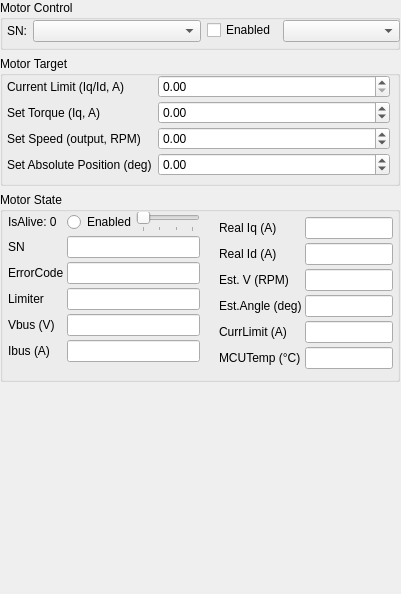
<?xml version="1.0" encoding="UTF-8"?>
<ui version="4.0">
 <class>MotorDebugger</class>
 <widget class="QMainWindow" name="MotorDebugger">
  <property name="geometry">
   <rect>
    <x>0</x>
    <y>0</y>
    <width>401</width>
    <height>594</height>
   </rect>
  </property>
  <property name="sizePolicy">
   <sizepolicy hsizetype="Fixed" vsizetype="Fixed">
    <horstretch>0</horstretch>
    <verstretch>0</verstretch>
   </sizepolicy>
  </property>
  <property name="minimumSize">
   <size>
    <width>401</width>
    <height>594</height>
   </size>
  </property>
  <property name="maximumSize">
   <size>
    <width>401</width>
    <height>594</height>
   </size>
  </property>
  <property name="acceptDrops">
   <bool>false</bool>
  </property>
  <property name="windowTitle">
   <string>MotorDebugger</string>
  </property>
  <widget class="QWidget" name="centralwidget">
   <widget class="QWidget" name="gridLayoutWidget">
    <property name="geometry">
     <rect>
      <x>0</x>
      <y>0</y>
      <width>402</width>
      <height>391</height>
     </rect>
    </property>
    <layout class="QGridLayout" name="gridLayout" rowstretch="1,0,0">
     <property name="sizeConstraint">
      <enum>QLayout::SizeConstraint::SetFixedSize</enum>
     </property>
     <item row="2" column="0">
      <widget class="QGroupBox" name="groupBox_3">
       <property name="sizePolicy">
        <sizepolicy hsizetype="Fixed" vsizetype="Fixed">
         <horstretch>0</horstretch>
         <verstretch>0</verstretch>
        </sizepolicy>
       </property>
       <property name="minimumSize">
        <size>
         <width>400</width>
         <height>190</height>
        </size>
       </property>
       <property name="maximumSize">
        <size>
         <width>400</width>
         <height>190</height>
        </size>
       </property>
       <property name="title">
        <string>Motor State</string>
       </property>
       <widget class="QWidget" name="horizontalLayoutWidget_2">
        <property name="geometry">
         <rect>
          <x>0</x>
          <y>20</y>
          <width>401</width>
          <height>212</height>
         </rect>
        </property>
        <layout class="QHBoxLayout" name="horizontalLayout_2">
         <property name="spacing">
          <number>3</number>
         </property>
         <item>
          <layout class="QFormLayout" name="formLayout_4">
           <property name="verticalSpacing">
            <number>4</number>
           </property>
           <property name="leftMargin">
            <number>8</number>
           </property>
           <property name="rightMargin">
            <number>8</number>
           </property>
           <item row="0" column="1">
            <layout class="QFormLayout" name="formLayout_14">
             <item row="0" column="0">
              <widget class="QRadioButton" name="motorStateEnabledButton">
               <property name="mouseTracking">
                <bool>false</bool>
               </property>
               <property name="focusPolicy">
                <enum>Qt::FocusPolicy::NoFocus</enum>
               </property>
               <property name="text">
                <string>Enabled</string>
               </property>
               <property name="autoExclusive">
                <bool>false</bool>
               </property>
              </widget>
             </item>
             <item row="0" column="1">
              <widget class="QSlider" name="motorStateModeSlider">
               <property name="focusPolicy">
                <enum>Qt::FocusPolicy::NoFocus</enum>
               </property>
               <property name="contextMenuPolicy">
                <enum>Qt::ContextMenuPolicy::NoContextMenu</enum>
               </property>
               <property name="maximum">
                <number>3</number>
               </property>
               <property name="pageStep">
                <number>1</number>
               </property>
               <property name="tracking">
                <bool>false</bool>
               </property>
               <property name="orientation">
                <enum>Qt::Orientation::Horizontal</enum>
               </property>
               <property name="tickPosition">
                <enum>QSlider::TickPosition::TicksBelow</enum>
               </property>
               <property name="tickInterval">
                <number>1</number>
               </property>
              </widget>
             </item>
            </layout>
           </item>
           <item row="1" column="0">
            <widget class="QLabel" name="label_8">
             <property name="text">
              <string>SN</string>
             </property>
            </widget>
           </item>
           <item row="1" column="1">
            <widget class="QLineEdit" name="motorStateSNEdit">
             <property name="mouseTracking">
              <bool>false</bool>
             </property>
             <property name="focusPolicy">
              <enum>Qt::FocusPolicy::NoFocus</enum>
             </property>
             <property name="contextMenuPolicy">
              <enum>Qt::ContextMenuPolicy::NoContextMenu</enum>
             </property>
             <property name="readOnly">
              <bool>true</bool>
             </property>
            </widget>
           </item>
           <item row="2" column="0">
            <widget class="QLabel" name="label_6">
             <property name="text">
              <string>ErrorCode</string>
             </property>
            </widget>
           </item>
           <item row="2" column="1">
            <widget class="QLineEdit" name="motorStateErrorCodeEdit">
             <property name="mouseTracking">
              <bool>false</bool>
             </property>
             <property name="focusPolicy">
              <enum>Qt::FocusPolicy::NoFocus</enum>
             </property>
             <property name="contextMenuPolicy">
              <enum>Qt::ContextMenuPolicy::NoContextMenu</enum>
             </property>
             <property name="readOnly">
              <bool>true</bool>
             </property>
            </widget>
           </item>
           <item row="3" column="0">
            <widget class="QLabel" name="label_18">
             <property name="text">
              <string>Limiter</string>
             </property>
            </widget>
           </item>
           <item row="3" column="1">
            <widget class="QLineEdit" name="motorStateLimiterEdit">
             <property name="mouseTracking">
              <bool>false</bool>
             </property>
             <property name="focusPolicy">
              <enum>Qt::FocusPolicy::NoFocus</enum>
             </property>
             <property name="contextMenuPolicy">
              <enum>Qt::ContextMenuPolicy::NoContextMenu</enum>
             </property>
             <property name="readOnly">
              <bool>true</bool>
             </property>
            </widget>
           </item>
           <item row="4" column="0">
            <widget class="QLabel" name="label_19">
             <property name="text">
              <string>Vbus (V)</string>
             </property>
            </widget>
           </item>
           <item row="4" column="1">
            <widget class="QLineEdit" name="motorStateVBusEdit">
             <property name="mouseTracking">
              <bool>false</bool>
             </property>
             <property name="focusPolicy">
              <enum>Qt::FocusPolicy::NoFocus</enum>
             </property>
             <property name="contextMenuPolicy">
              <enum>Qt::ContextMenuPolicy::NoContextMenu</enum>
             </property>
             <property name="readOnly">
              <bool>true</bool>
             </property>
            </widget>
           </item>
           <item row="5" column="0">
            <widget class="QLabel" name="label_20">
             <property name="text">
              <string>Ibus (A)</string>
             </property>
            </widget>
           </item>
           <item row="5" column="1">
            <widget class="QLineEdit" name="motorStateIBusEdit">
             <property name="mouseTracking">
              <bool>false</bool>
             </property>
             <property name="focusPolicy">
              <enum>Qt::FocusPolicy::NoFocus</enum>
             </property>
             <property name="contextMenuPolicy">
              <enum>Qt::ContextMenuPolicy::NoContextMenu</enum>
             </property>
             <property name="readOnly">
              <bool>true</bool>
             </property>
            </widget>
           </item>
           <item row="0" column="0">
            <widget class="QLabel" name="motorStateIsAliveLabel">
             <property name="text">
              <string>IsAlive: 0</string>
             </property>
            </widget>
           </item>
          </layout>
         </item>
         <item>
          <layout class="QFormLayout" name="formLayout_13">
           <property name="verticalSpacing">
            <number>4</number>
           </property>
           <property name="leftMargin">
            <number>8</number>
           </property>
           <property name="topMargin">
            <number>5</number>
           </property>
           <property name="rightMargin">
            <number>8</number>
           </property>
           <item row="0" column="0">
            <widget class="QLabel" name="label_21">
             <property name="text">
              <string>Real Iq (A)</string>
             </property>
            </widget>
           </item>
           <item row="0" column="1">
            <widget class="QLineEdit" name="motorStateIqEdit">
             <property name="mouseTracking">
              <bool>false</bool>
             </property>
             <property name="focusPolicy">
              <enum>Qt::FocusPolicy::NoFocus</enum>
             </property>
             <property name="contextMenuPolicy">
              <enum>Qt::ContextMenuPolicy::NoContextMenu</enum>
             </property>
             <property name="readOnly">
              <bool>true</bool>
             </property>
            </widget>
           </item>
           <item row="1" column="0">
            <widget class="QLabel" name="label_22">
             <property name="text">
              <string>Real Id (A)</string>
             </property>
            </widget>
           </item>
           <item row="1" column="1">
            <widget class="QLineEdit" name="motorStateIdEdit">
             <property name="mouseTracking">
              <bool>false</bool>
             </property>
             <property name="focusPolicy">
              <enum>Qt::FocusPolicy::NoFocus</enum>
             </property>
             <property name="contextMenuPolicy">
              <enum>Qt::ContextMenuPolicy::NoContextMenu</enum>
             </property>
             <property name="readOnly">
              <bool>true</bool>
             </property>
            </widget>
           </item>
           <item row="2" column="0">
            <widget class="QLabel" name="label_23">
             <property name="text">
              <string>Est. V (RPM)</string>
             </property>
            </widget>
           </item>
           <item row="2" column="1">
            <widget class="QLineEdit" name="motorStateEstSpeedEdit">
             <property name="mouseTracking">
              <bool>false</bool>
             </property>
             <property name="focusPolicy">
              <enum>Qt::FocusPolicy::NoFocus</enum>
             </property>
             <property name="contextMenuPolicy">
              <enum>Qt::ContextMenuPolicy::NoContextMenu</enum>
             </property>
             <property name="readOnly">
              <bool>true</bool>
             </property>
            </widget>
           </item>
           <item row="3" column="0">
            <widget class="QLabel" name="label_24">
             <property name="text">
              <string>Est.Angle (deg)</string>
             </property>
            </widget>
           </item>
           <item row="3" column="1">
            <widget class="QLineEdit" name="motorStateEstAngleEdit">
             <property name="mouseTracking">
              <bool>false</bool>
             </property>
             <property name="focusPolicy">
              <enum>Qt::FocusPolicy::NoFocus</enum>
             </property>
             <property name="contextMenuPolicy">
              <enum>Qt::ContextMenuPolicy::NoContextMenu</enum>
             </property>
             <property name="readOnly">
              <bool>true</bool>
             </property>
            </widget>
           </item>
           <item row="4" column="0">
            <widget class="QLabel" name="label_25">
             <property name="text">
              <string>CurrLimit (A)</string>
             </property>
            </widget>
           </item>
           <item row="4" column="1">
            <widget class="QLineEdit" name="motorStateCurrLimitEdit">
             <property name="mouseTracking">
              <bool>false</bool>
             </property>
             <property name="focusPolicy">
              <enum>Qt::FocusPolicy::NoFocus</enum>
             </property>
             <property name="contextMenuPolicy">
              <enum>Qt::ContextMenuPolicy::NoContextMenu</enum>
             </property>
             <property name="readOnly">
              <bool>true</bool>
             </property>
            </widget>
           </item>
           <item row="5" column="0">
            <widget class="QLabel" name="label_26">
             <property name="text">
              <string>MCUTemp (°C)</string>
             </property>
            </widget>
           </item>
           <item row="5" column="1">
            <widget class="QLineEdit" name="motorStateMCUTempEdit">
             <property name="mouseTracking">
              <bool>false</bool>
             </property>
             <property name="focusPolicy">
              <enum>Qt::FocusPolicy::NoFocus</enum>
             </property>
             <property name="contextMenuPolicy">
              <enum>Qt::ContextMenuPolicy::NoContextMenu</enum>
             </property>
             <property name="readOnly">
              <bool>true</bool>
             </property>
            </widget>
           </item>
          </layout>
         </item>
        </layout>
       </widget>
      </widget>
     </item>
     <item row="0" column="0">
      <widget class="QGroupBox" name="groupBox">
       <property name="sizePolicy">
        <sizepolicy hsizetype="Fixed" vsizetype="Fixed">
         <horstretch>0</horstretch>
         <verstretch>0</verstretch>
        </sizepolicy>
       </property>
       <property name="minimumSize">
        <size>
         <width>400</width>
         <height>50</height>
        </size>
       </property>
       <property name="maximumSize">
        <size>
         <width>400</width>
         <height>50</height>
        </size>
       </property>
       <property name="title">
        <string>Motor Control</string>
       </property>
       <widget class="QWidget" name="horizontalLayoutWidget">
        <property name="geometry">
         <rect>
          <x>-1</x>
          <y>20</y>
          <width>401</width>
          <height>31</height>
         </rect>
        </property>
        <layout class="QHBoxLayout" name="horizontalLayout">
         <property name="leftMargin">
          <number>8</number>
         </property>
         <item>
          <layout class="QFormLayout" name="formLayout">
           <item row="0" column="0">
            <widget class="QLabel" name="label">
             <property name="text">
              <string>SN:</string>
             </property>
            </widget>
           </item>
           <item row="0" column="1">
            <widget class="QComboBox" name="motorSNComboBox">
             <property name="placeholderText">
              <string/>
             </property>
            </widget>
           </item>
          </layout>
         </item>
         <item>
          <layout class="QFormLayout" name="formLayout_3">
           <item row="0" column="0">
            <widget class="QCheckBox" name="motorEnabledCheckBox">
             <property name="text">
              <string>Enabled</string>
             </property>
            </widget>
           </item>
           <item row="0" column="1">
            <widget class="QComboBox" name="motorModeComboBox">
             <property name="placeholderText">
              <string/>
             </property>
            </widget>
           </item>
          </layout>
         </item>
        </layout>
       </widget>
      </widget>
     </item>
     <item row="1" column="0">
      <widget class="QGroupBox" name="groupBox_2">
       <property name="sizePolicy">
        <sizepolicy hsizetype="Fixed" vsizetype="Fixed">
         <horstretch>0</horstretch>
         <verstretch>0</verstretch>
        </sizepolicy>
       </property>
       <property name="minimumSize">
        <size>
         <width>400</width>
         <height>130</height>
        </size>
       </property>
       <property name="maximumSize">
        <size>
         <width>400</width>
         <height>130</height>
        </size>
       </property>
       <property name="title">
        <string>Motor Target</string>
       </property>
       <widget class="QWidget" name="formLayoutWidget_2">
        <property name="geometry">
         <rect>
          <x>-1</x>
          <y>19</y>
          <width>391</width>
          <height>120</height>
         </rect>
        </property>
        <layout class="QFormLayout" name="formLayout_2">
         <property name="verticalSpacing">
          <number>3</number>
         </property>
         <property name="leftMargin">
          <number>8</number>
         </property>
         <item row="0" column="0">
          <widget class="QLabel" name="label_2">
           <property name="text">
            <string>Current Limit (Iq/Id, A)</string>
           </property>
          </widget>
         </item>
         <item row="1" column="0">
          <widget class="QLabel" name="label_3">
           <property name="text">
            <string>Set Torque (Iq, A)</string>
           </property>
          </widget>
         </item>
         <item row="2" column="0">
          <widget class="QLabel" name="label_4">
           <property name="text">
            <string>Set Speed (output, RPM)</string>
           </property>
          </widget>
         </item>
         <item row="3" column="0">
          <widget class="QLabel" name="label_5">
           <property name="text">
            <string>Set Absolute Position (deg)</string>
           </property>
          </widget>
         </item>
         <item row="1" column="1">
          <widget class="QDoubleSpinBox" name="motorTargetTorqueSpinBox">
           <property name="minimum">
            <double>-2.000000000000000</double>
           </property>
           <property name="maximum">
            <double>2.000000000000000</double>
           </property>
           <property name="singleStep">
            <double>0.050000000000000</double>
           </property>
          </widget>
         </item>
         <item row="0" column="1">
          <widget class="QDoubleSpinBox" name="motorTargetCurrLimitSpinBox">
           <property name="maximum">
            <double>3.000000000000000</double>
           </property>
           <property name="singleStep">
            <double>0.100000000000000</double>
           </property>
          </widget>
         </item>
         <item row="3" column="1">
          <widget class="QDoubleSpinBox" name="motorTargetPosSpinBox">
           <property name="minimum">
            <double>-72000.000000000000000</double>
           </property>
           <property name="maximum">
            <double>72000.000000000000000</double>
           </property>
           <property name="singleStep">
            <double>15.000000000000000</double>
           </property>
          </widget>
         </item>
         <item row="2" column="1">
          <widget class="QDoubleSpinBox" name="motorTargetSpeedSpinBox">
           <property name="minimum">
            <double>-200.000000000000000</double>
           </property>
           <property name="maximum">
            <double>200.000000000000000</double>
           </property>
           <property name="singleStep">
            <double>10.000000000000000</double>
           </property>
          </widget>
         </item>
        </layout>
       </widget>
      </widget>
     </item>
    </layout>
   </widget>
   <widget class="DynamicChart" name="dynamicChart" native="true">
    <property name="geometry">
     <rect>
      <x>0</x>
      <y>390</y>
      <width>400</width>
      <height>200</height>
     </rect>
    </property>
   </widget>
  </widget>
 </widget>
 <customwidgets>
  <customwidget>
   <class>DynamicChart</class>
   <extends>QWidget</extends>
   <header>../../Widgets/DynamicChart/DynamicChart.h</header>
   <container>1</container>
  </customwidget>
 </customwidgets>
 <resources/>
 <connections/>
</ui>
